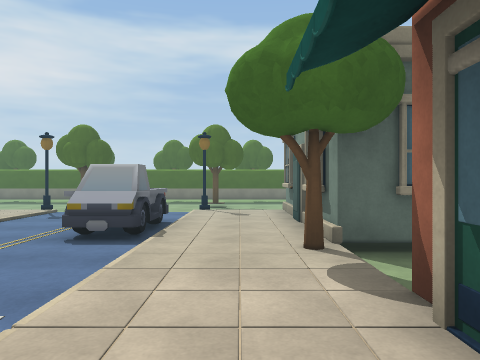
[1] (above)

20 first-person views from a walk through a Unity game level. The camera is 1.3 m above the floor, looks level and sees 70° across. The floor is counted in squares, 2 m on a side. Each view is taken from the middle of a square. On the plan, view 1 faces up. The plan holds only what a view shows up to about 10 squares ahead; the rest is blank. The place goes on beyond the plan. The player is left out. Door leaves are left out, so doorways stand open.

[2]
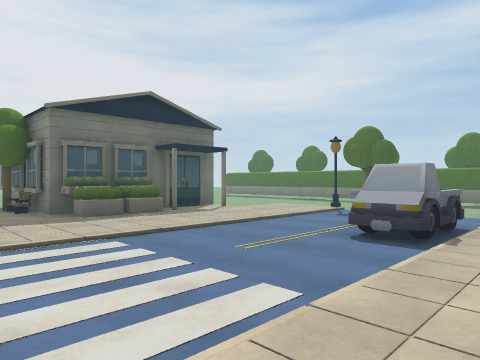

[3]
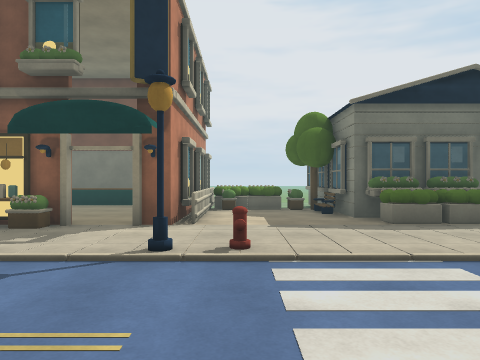

[4]
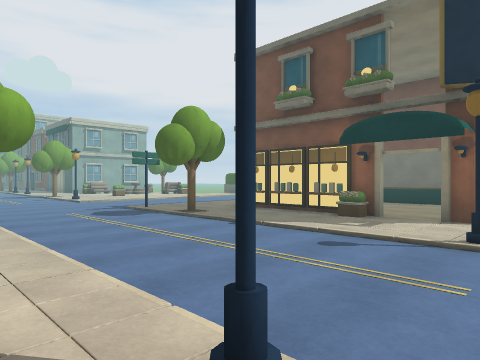

[5]
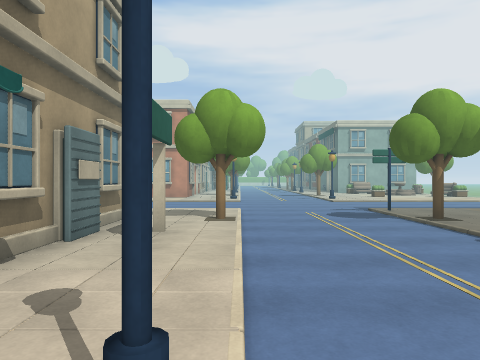

[6]
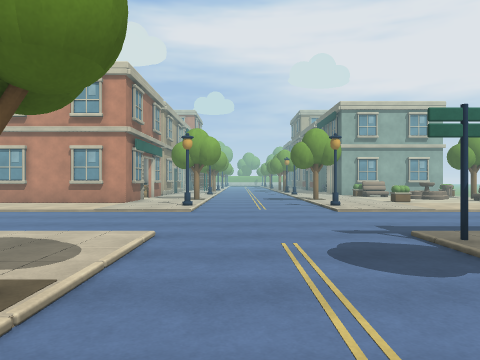

[7]
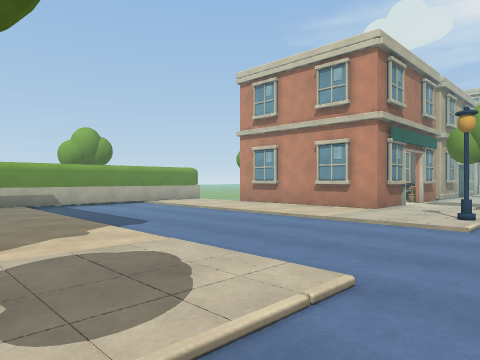

[8]
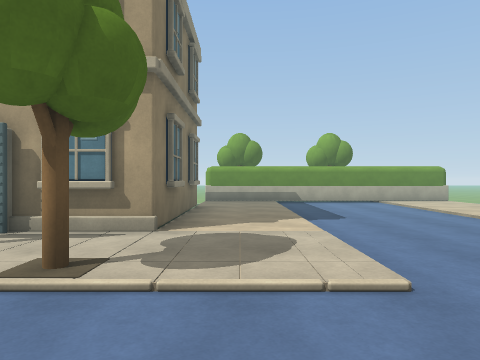

[9]
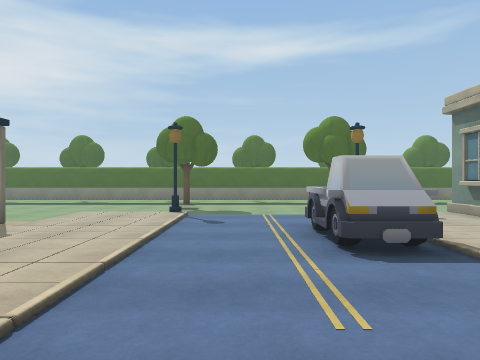

[10]
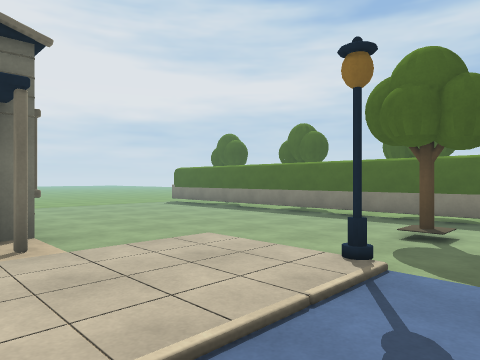

[11]
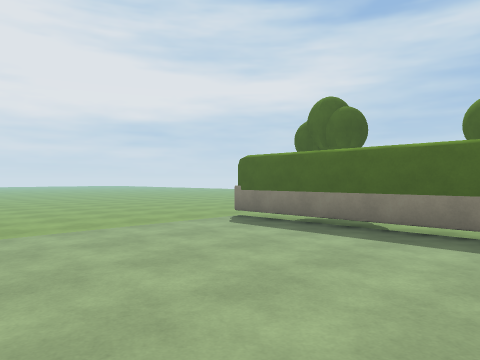

[12]
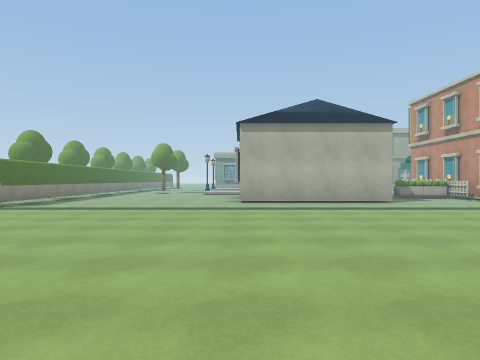

[13]
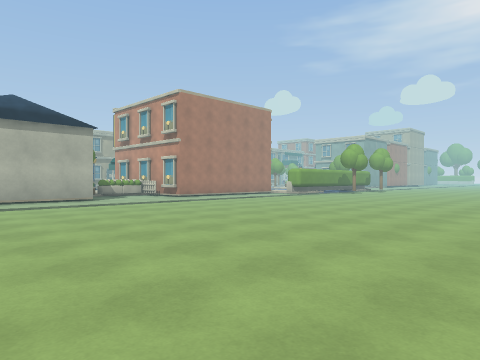

[14]
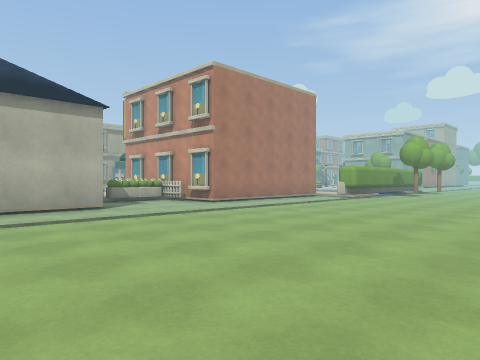

[15]
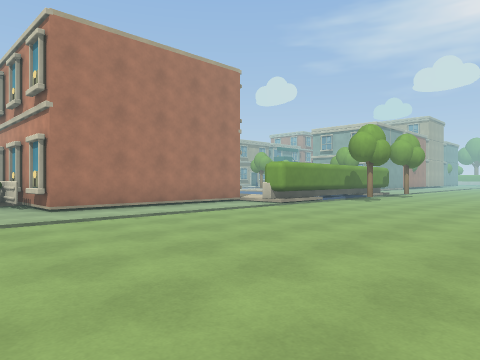

[16]
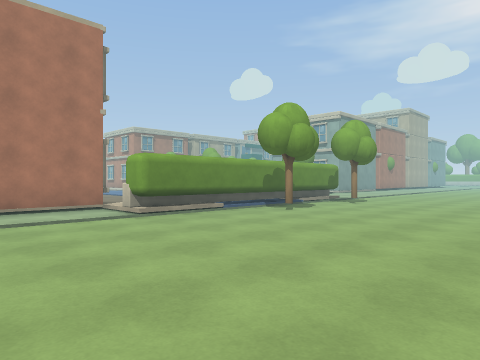

[17]
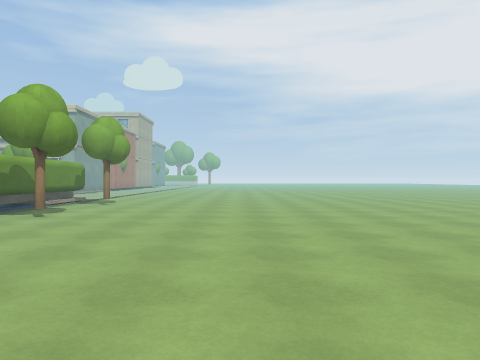

[18]
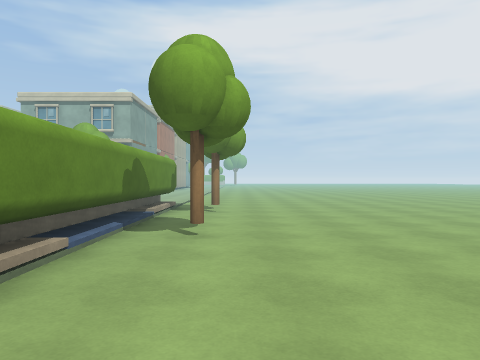

[19]
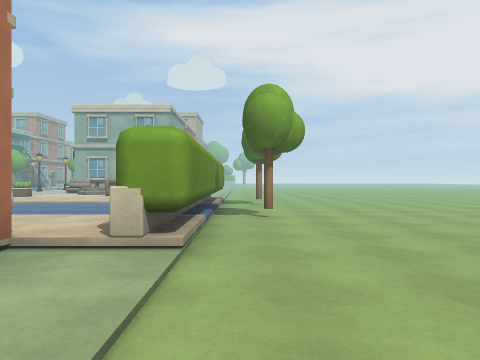

[20]
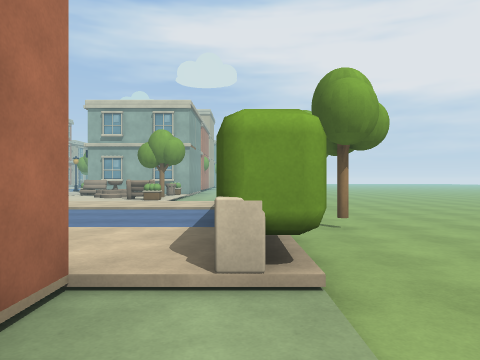

### Floor plan
Key: @ floor where view 1 was taken; # wall or solid block; . main floor; : floor 0.25 m higher than the main floor; / step, stairs or slope; D open door; ^ raised ledge; O other object.
Columns run from 22 left of view 1 to 7 right of it. Each row starts with its distance up from view 1.
 13       ... .O..O..O.
 12      .....###########
 11     ..................
 10    ...............O..O...
  9    ...............O..O...
  8     ..............O..O
  7    ............./:O::O:#
  6  ..........O   O/::::::#
  5  ..........O:  O::::O/:#
  4  ..........O:  O::::O::##
  3  ..........O:  OO::::::O.
  2   .........OOOOO:::::::O
  1   ...........O:::::::::O
  0   ...........OO:::O:::@
 -1   .........##OOO#:O::O:
 -2   .........#^:::D::::::O
 -3    ........#^:::O::::::O
 -4    ........#^:  #:::::DO
 -5    ........#^   #::::::O
 -6    .......##     :O::O:OOOOO/#
 -7   ........#:::::::#::::::::::#
 -8  .........#::   :::::::::::::#
 -9  ........O#::: ::::::::::::::#
-10 ..........#::::::::::::::::::#
-11 ..........#::::::::::::::::::#
-12 .........O#:::::::O::O:::::::#
-13 .......... //:::.::::::# ###//
-14   ........   O  :::::O:D

Positions as (right, up) in squares from view 1, and headings:
1: (0, 0), facing up
2: (0, 0), facing up-left
3: (-1, 0), facing left
4: (0, 0), facing down-left
5: (-1, 0), facing down
6: (-2, -4), facing down
7: (-2, -6), facing down-right
8: (-3, -7), facing right
9: (-3, 1), facing up
10: (-3, 5), facing up-left
11: (-8, 7), facing up-left
12: (-20, 6), facing right
13: (-21, 6), facing down-right
14: (-18, 5), facing down-right
15: (-18, 1), facing down-right
16: (-18, -3), facing down-right
17: (-17, -3), facing down
18: (-14, -5), facing down
19: (-13, -3), facing down
20: (-12, -4), facing down
